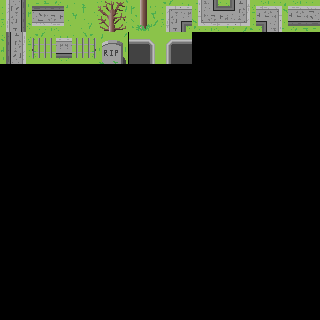

Tiled map render using the project's own tile images. Description and the whole map definition, tile-layer contents included, below:
An orthogonal 10x10 tile map with 32x32 px tiles, 1 tile layer (Tile Layer 1).

<map version="1.9" tiledversion="1.9.2" orientation="orthogonal" renderorder="right-down" width="10" height="10" tilewidth="32" tileheight="32" infinite="0" nextlayerid="2" nextobjectid="1">
 <tileset firstgid="1" source="mytiles.tsx" />
 <layer id="1" name="Tile Layer 1" width="10" height="10">
  <data encoding="csv">
1,2,3,4,5,6,7,8,9,10,
11,12,13,14,15,16,0,0,0,0,
0,0,0,0,0,0,0,0,0,0,
0,0,0,0,0,0,0,0,0,0,
0,0,0,0,0,0,0,0,0,0,
0,0,0,0,0,0,0,0,0,0,
0,0,0,0,0,0,0,0,0,0,
0,0,0,0,0,0,0,0,0,0,
0,0,0,0,0,0,0,0,0,0,
0,0,0,0,0,0,0,0,0,0
</data>
 </layer>
</map>
